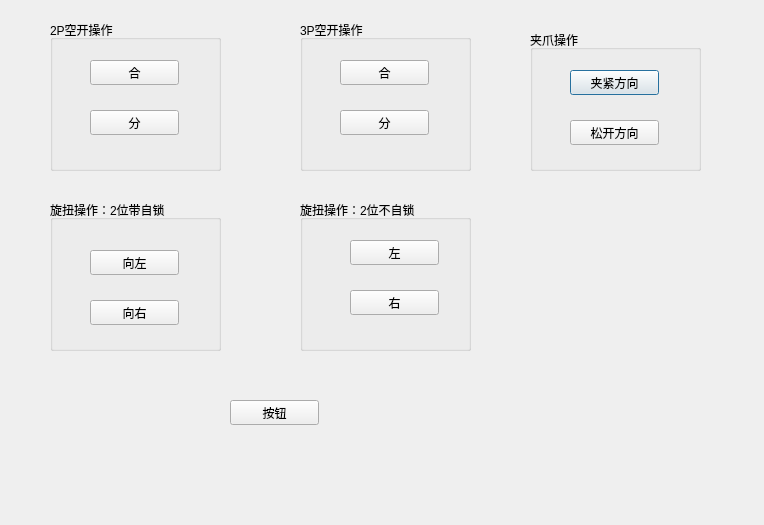
<?xml version="1.0" encoding="UTF-8"?>
<ui version="4.0">
 <class>Dialogtest</class>
 <widget class="QDialog" name="Dialogtest">
  <property name="geometry">
   <rect>
    <x>0</x>
    <y>0</y>
    <width>764</width>
    <height>525</height>
   </rect>
  </property>
  <property name="windowTitle">
   <string>JAKA机器调试</string>
  </property>
  <widget class="QPushButton" name="pushButton">
   <property name="geometry">
    <rect>
     <x>230</x>
     <y>400</y>
     <width>89</width>
     <height>25</height>
    </rect>
   </property>
   <property name="text">
    <string>按钮</string>
   </property>
  </widget>
  <widget class="QGroupBox" name="groupBox">
   <property name="geometry">
    <rect>
     <x>50</x>
     <y>20</y>
     <width>171</width>
     <height>151</height>
    </rect>
   </property>
   <property name="title">
    <string>2P空开操作</string>
   </property>
   <widget class="QPushButton" name="pushButton2p1">
    <property name="geometry">
     <rect>
      <x>40</x>
      <y>40</y>
      <width>89</width>
      <height>25</height>
     </rect>
    </property>
    <property name="text">
     <string>合</string>
    </property>
    <property name="autoDefault">
     <bool>false</bool>
    </property>
   </widget>
   <widget class="QPushButton" name="pushButton2p0">
    <property name="geometry">
     <rect>
      <x>40</x>
      <y>90</y>
      <width>89</width>
      <height>25</height>
     </rect>
    </property>
    <property name="text">
     <string>分</string>
    </property>
   </widget>
  </widget>
  <widget class="QGroupBox" name="groupBox_2">
   <property name="geometry">
    <rect>
     <x>300</x>
     <y>20</y>
     <width>171</width>
     <height>151</height>
    </rect>
   </property>
   <property name="title">
    <string>3P空开操作</string>
   </property>
   <widget class="QPushButton" name="pushButton3p1">
    <property name="geometry">
     <rect>
      <x>40</x>
      <y>40</y>
      <width>89</width>
      <height>25</height>
     </rect>
    </property>
    <property name="text">
     <string>合</string>
    </property>
   </widget>
   <widget class="QPushButton" name="pushButton3p0">
    <property name="geometry">
     <rect>
      <x>40</x>
      <y>90</y>
      <width>89</width>
      <height>25</height>
     </rect>
    </property>
    <property name="text">
     <string>分</string>
    </property>
   </widget>
  </widget>
  <widget class="QGroupBox" name="groupBox_3">
   <property name="geometry">
    <rect>
     <x>50</x>
     <y>200</y>
     <width>171</width>
     <height>151</height>
    </rect>
   </property>
   <property name="title">
    <string>旋扭操作：2位带自锁</string>
   </property>
   <widget class="QPushButton" name="pushButton2l">
    <property name="geometry">
     <rect>
      <x>40</x>
      <y>50</y>
      <width>89</width>
      <height>25</height>
     </rect>
    </property>
    <property name="text">
     <string>向左</string>
    </property>
   </widget>
   <widget class="QPushButton" name="pushButton2r">
    <property name="geometry">
     <rect>
      <x>40</x>
      <y>100</y>
      <width>89</width>
      <height>25</height>
     </rect>
    </property>
    <property name="text">
     <string>向右</string>
    </property>
   </widget>
  </widget>
  <widget class="QGroupBox" name="groupBox_4">
   <property name="geometry">
    <rect>
     <x>300</x>
     <y>200</y>
     <width>171</width>
     <height>151</height>
    </rect>
   </property>
   <property name="title">
    <string>旋扭操作：2位不自锁</string>
   </property>
   <widget class="QPushButton" name="pushButton3l">
    <property name="geometry">
     <rect>
      <x>50</x>
      <y>40</y>
      <width>89</width>
      <height>25</height>
     </rect>
    </property>
    <property name="text">
     <string>左</string>
    </property>
   </widget>
   <widget class="QPushButton" name="pushButton3r">
    <property name="geometry">
     <rect>
      <x>50</x>
      <y>90</y>
      <width>89</width>
      <height>25</height>
     </rect>
    </property>
    <property name="text">
     <string>右</string>
    </property>
   </widget>
  </widget>
  <widget class="QGroupBox" name="groupBox_5">
   <property name="geometry">
    <rect>
     <x>530</x>
     <y>30</y>
     <width>171</width>
     <height>141</height>
    </rect>
   </property>
   <property name="title">
    <string>夹爪操作</string>
   </property>
   <widget class="QPushButton" name="pushButtonjzj">
    <property name="enabled">
     <bool>true</bool>
    </property>
    <property name="geometry">
     <rect>
      <x>40</x>
      <y>40</y>
      <width>89</width>
      <height>25</height>
     </rect>
    </property>
    <property name="text">
     <string>夹紧方向</string>
    </property>
    <property name="checkable">
     <bool>false</bool>
    </property>
    <property name="default">
     <bool>true</bool>
    </property>
   </widget>
   <widget class="QPushButton" name="pushButtonjzs">
    <property name="enabled">
     <bool>true</bool>
    </property>
    <property name="geometry">
     <rect>
      <x>40</x>
      <y>90</y>
      <width>89</width>
      <height>25</height>
     </rect>
    </property>
    <property name="text">
     <string>松开方向</string>
    </property>
   </widget>
  </widget>
 </widget>
 <resources/>
 <connections/>
</ui>
